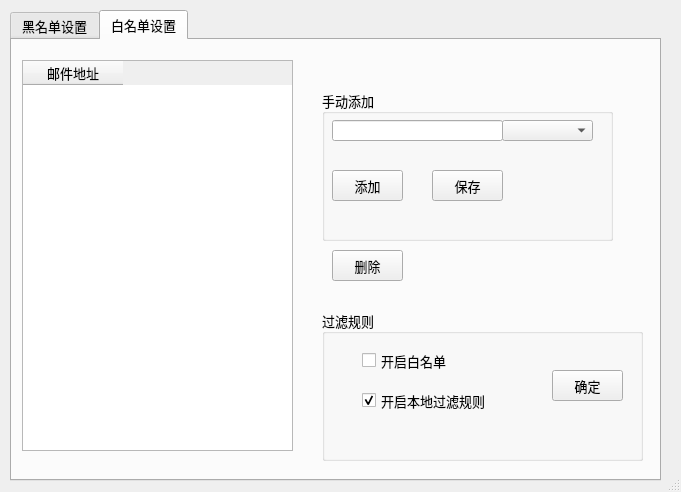
<?xml version="1.0" encoding="UTF-8"?>
<ui version="4.0">
 <class>Dialog</class>
 <widget class="QDialog" name="Dialog">
  <property name="windowModality">
   <enum>Qt::ApplicationModal</enum>
  </property>
  <property name="geometry">
   <rect>
    <x>0</x>
    <y>0</y>
    <width>681</width>
    <height>492</height>
   </rect>
  </property>
  <property name="font">
   <font>
    <family>微软雅黑</family>
    <pointsize>10</pointsize>
   </font>
  </property>
  <property name="windowTitle">
   <string>收信规则</string>
  </property>
  <property name="windowIcon">
   <iconset resource="mailmgr.qrc">
    <normaloff>:/icon/hello.jpg</normaloff>:/icon/hello.jpg</iconset>
  </property>
  <property name="sizeGripEnabled">
   <bool>true</bool>
  </property>
  <property name="modal">
   <bool>false</bool>
  </property>
  <widget class="QTabWidget" name="tabWidget">
   <property name="geometry">
    <rect>
     <x>10</x>
     <y>10</y>
     <width>651</width>
     <height>471</height>
    </rect>
   </property>
   <property name="currentIndex">
    <number>1</number>
   </property>
   <widget class="QWidget" name="tab_ok">
    <attribute name="title">
     <string>黑名单设置</string>
    </attribute>
    <widget class="QTableWidget" name="blackList">
     <property name="geometry">
      <rect>
       <x>10</x>
       <y>20</y>
       <width>271</width>
       <height>391</height>
      </rect>
     </property>
     <property name="contextMenuPolicy">
      <enum>Qt::DefaultContextMenu</enum>
     </property>
     <property name="styleSheet">
      <string notr="true">QHeaderView::section{background:rgb(85, 170, 255)};</string>
     </property>
     <property name="selectionMode">
      <enum>QAbstractItemView::SingleSelection</enum>
     </property>
     <property name="selectionBehavior">
      <enum>QAbstractItemView::SelectRows</enum>
     </property>
     <property name="textElideMode">
      <enum>Qt::ElideMiddle</enum>
     </property>
     <column>
      <property name="text">
       <string>邮件地址</string>
      </property>
     </column>
    </widget>
    <widget class="QLineEdit" name="mailno">
     <property name="geometry">
      <rect>
       <x>320</x>
       <y>80</y>
       <width>171</width>
       <height>21</height>
      </rect>
     </property>
    </widget>
    <widget class="QPushButton" name="addBtn1">
     <property name="geometry">
      <rect>
       <x>320</x>
       <y>130</y>
       <width>71</width>
       <height>31</height>
      </rect>
     </property>
     <property name="text">
      <string>添加</string>
     </property>
    </widget>
    <widget class="QPushButton" name="saveBtn1">
     <property name="geometry">
      <rect>
       <x>420</x>
       <y>130</y>
       <width>71</width>
       <height>31</height>
      </rect>
     </property>
     <property name="text">
      <string>保存</string>
     </property>
    </widget>
    <widget class="QCheckBox" name="checkLocal">
     <property name="geometry">
      <rect>
       <x>340</x>
       <y>350</y>
       <width>131</width>
       <height>21</height>
      </rect>
     </property>
     <property name="text">
      <string>开启本地过滤规则</string>
     </property>
     <property name="checked">
      <bool>true</bool>
     </property>
    </widget>
    <widget class="QGroupBox" name="groupBox">
     <property name="geometry">
      <rect>
       <x>310</x>
       <y>270</y>
       <width>321</width>
       <height>151</height>
      </rect>
     </property>
     <property name="title">
      <string>过滤规则</string>
     </property>
     <widget class="QPushButton" name="okBtn1">
      <property name="geometry">
       <rect>
        <x>220</x>
        <y>70</y>
        <width>71</width>
        <height>31</height>
       </rect>
      </property>
      <property name="text">
       <string>确定</string>
      </property>
     </widget>
     <widget class="QCheckBox" name="checkDb">
      <property name="geometry">
       <rect>
        <x>30</x>
        <y>120</y>
        <width>141</width>
        <height>21</height>
       </rect>
      </property>
      <property name="text">
       <string>开启数据库过滤规则</string>
      </property>
     </widget>
     <widget class="QCheckBox" name="checkBlack">
      <property name="geometry">
       <rect>
        <x>30</x>
        <y>40</y>
        <width>131</width>
        <height>21</height>
       </rect>
      </property>
      <property name="text">
       <string>开启黑名单过滤</string>
      </property>
      <property name="checked">
       <bool>false</bool>
      </property>
     </widget>
    </widget>
    <widget class="QGroupBox" name="groupBox_2">
     <property name="geometry">
      <rect>
       <x>310</x>
       <y>50</y>
       <width>321</width>
       <height>151</height>
      </rect>
     </property>
     <property name="title">
      <string>手动添加</string>
     </property>
     <widget class="QComboBox" name="domain_1">
      <property name="geometry">
       <rect>
        <x>180</x>
        <y>30</y>
        <width>91</width>
        <height>21</height>
       </rect>
      </property>
      <item>
       <property name="text">
        <string/>
       </property>
      </item>
      <item>
       <property name="text">
        <string>@163.com</string>
       </property>
      </item>
      <item>
       <property name="text">
        <string>@gmail.com</string>
       </property>
      </item>
      <item>
       <property name="text">
        <string>@hotmail.com</string>
       </property>
      </item>
      <item>
       <property name="text">
        <string>@qq.com</string>
       </property>
      </item>
      <item>
       <property name="text">
        <string>@126.com</string>
       </property>
      </item>
      <item>
       <property name="text">
        <string>@yeah.net</string>
       </property>
      </item>
     </widget>
    </widget>
    <widget class="QPushButton" name="delBtn1">
     <property name="geometry">
      <rect>
       <x>320</x>
       <y>210</y>
       <width>71</width>
       <height>31</height>
      </rect>
     </property>
     <property name="text">
      <string>删除</string>
     </property>
    </widget>
    <zorder>groupBox</zorder>
    <zorder>groupBox_2</zorder>
    <zorder>blackList</zorder>
    <zorder>mailno</zorder>
    <zorder>addBtn1</zorder>
    <zorder>saveBtn1</zorder>
    <zorder>checkLocal</zorder>
    <zorder>delBtn1</zorder>
   </widget>
   <widget class="QWidget" name="tab_no">
    <attribute name="title">
     <string>白名单设置</string>
    </attribute>
    <widget class="QTableWidget" name="whiteList">
     <property name="geometry">
      <rect>
       <x>10</x>
       <y>20</y>
       <width>271</width>
       <height>391</height>
      </rect>
     </property>
     <property name="styleSheet">
      <string notr="true">QHeaderView::section{background:rgb(85, 170, 255)};
</string>
     </property>
     <property name="editTriggers">
      <set>QAbstractItemView::NoEditTriggers</set>
     </property>
     <property name="selectionMode">
      <enum>QAbstractItemView::SingleSelection</enum>
     </property>
     <property name="selectionBehavior">
      <enum>QAbstractItemView::SelectRows</enum>
     </property>
     <property name="textElideMode">
      <enum>Qt::ElideMiddle</enum>
     </property>
     <column>
      <property name="text">
       <string>邮件地址</string>
      </property>
     </column>
    </widget>
    <widget class="QLineEdit" name="mailok">
     <property name="geometry">
      <rect>
       <x>320</x>
       <y>80</y>
       <width>171</width>
       <height>21</height>
      </rect>
     </property>
    </widget>
    <widget class="QComboBox" name="domain_2">
     <property name="geometry">
      <rect>
       <x>490</x>
       <y>80</y>
       <width>91</width>
       <height>21</height>
      </rect>
     </property>
     <item>
      <property name="text">
       <string/>
      </property>
     </item>
     <item>
      <property name="text">
       <string>@163.com</string>
      </property>
     </item>
     <item>
      <property name="text">
       <string>@gmail.com</string>
      </property>
     </item>
     <item>
      <property name="text">
       <string>@hotmail.com</string>
      </property>
     </item>
     <item>
      <property name="text">
       <string>@qq.com</string>
      </property>
     </item>
     <item>
      <property name="text">
       <string>@126.com</string>
      </property>
     </item>
     <item>
      <property name="text">
       <string>@yeah.net</string>
      </property>
     </item>
    </widget>
    <widget class="QPushButton" name="addBtn2">
     <property name="geometry">
      <rect>
       <x>320</x>
       <y>130</y>
       <width>71</width>
       <height>31</height>
      </rect>
     </property>
     <property name="text">
      <string>添加</string>
     </property>
    </widget>
    <widget class="QPushButton" name="saveBtn2">
     <property name="geometry">
      <rect>
       <x>420</x>
       <y>130</y>
       <width>71</width>
       <height>31</height>
      </rect>
     </property>
     <property name="text">
      <string>保存</string>
     </property>
    </widget>
    <widget class="QPushButton" name="delBtn2">
     <property name="geometry">
      <rect>
       <x>320</x>
       <y>210</y>
       <width>71</width>
       <height>31</height>
      </rect>
     </property>
     <property name="text">
      <string>删除</string>
     </property>
    </widget>
    <widget class="QGroupBox" name="groupBox_3">
     <property name="geometry">
      <rect>
       <x>310</x>
       <y>50</y>
       <width>291</width>
       <height>151</height>
      </rect>
     </property>
     <property name="title">
      <string>手动添加</string>
     </property>
    </widget>
    <widget class="QGroupBox" name="groupBox_4">
     <property name="geometry">
      <rect>
       <x>310</x>
       <y>270</y>
       <width>321</width>
       <height>151</height>
      </rect>
     </property>
     <property name="title">
      <string>过滤规则</string>
     </property>
     <widget class="QPushButton" name="okBtn2">
      <property name="geometry">
       <rect>
        <x>230</x>
        <y>60</y>
        <width>71</width>
        <height>31</height>
       </rect>
      </property>
      <property name="text">
       <string>确定</string>
      </property>
     </widget>
     <widget class="QCheckBox" name="checkWhite">
      <property name="geometry">
       <rect>
        <x>40</x>
        <y>40</y>
        <width>101</width>
        <height>21</height>
       </rect>
      </property>
      <property name="text">
       <string>开启白名单</string>
      </property>
      <property name="checked">
       <bool>false</bool>
      </property>
     </widget>
     <widget class="QCheckBox" name="checkLocal_2">
      <property name="geometry">
       <rect>
        <x>40</x>
        <y>80</y>
        <width>131</width>
        <height>21</height>
       </rect>
      </property>
      <property name="text">
       <string>开启本地过滤规则</string>
      </property>
      <property name="checked">
       <bool>true</bool>
      </property>
     </widget>
    </widget>
    <zorder>groupBox_3</zorder>
    <zorder>whiteList</zorder>
    <zorder>mailok</zorder>
    <zorder>domain_2</zorder>
    <zorder>addBtn2</zorder>
    <zorder>saveBtn2</zorder>
    <zorder>delBtn2</zorder>
    <zorder>groupBox_4</zorder>
   </widget>
  </widget>
 </widget>
 <resources>
  <include location="mailmgr.qrc"/>
 </resources>
 <connections/>
</ui>
